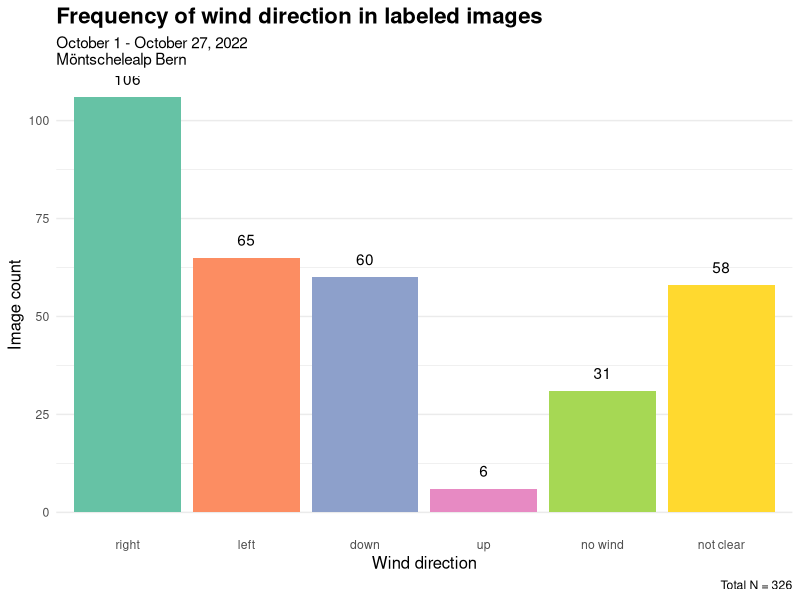
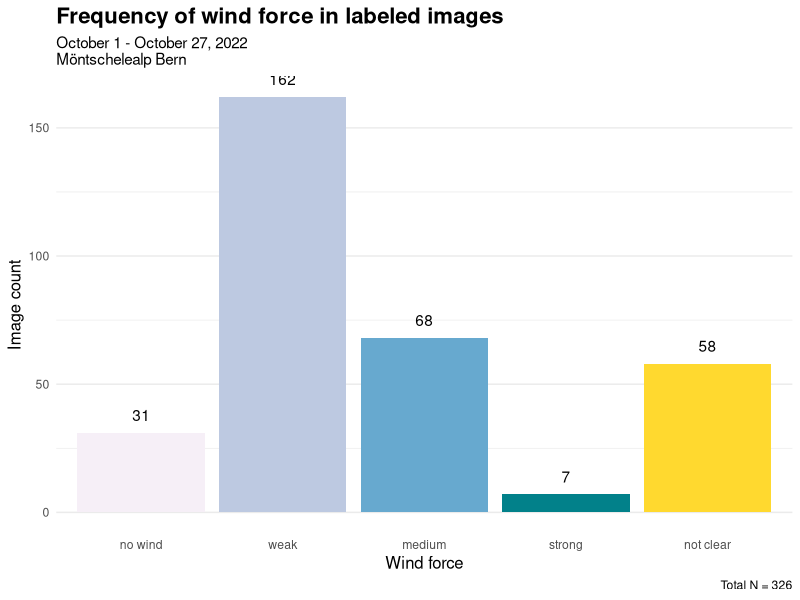
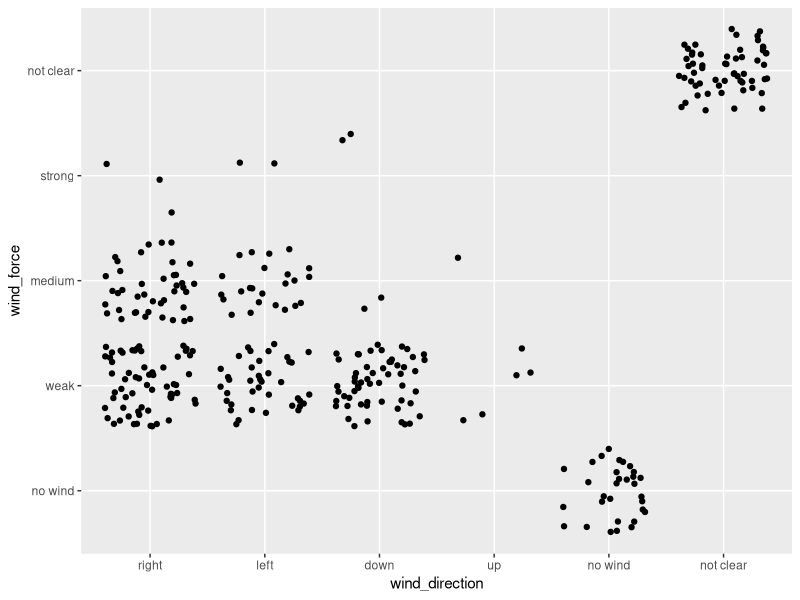
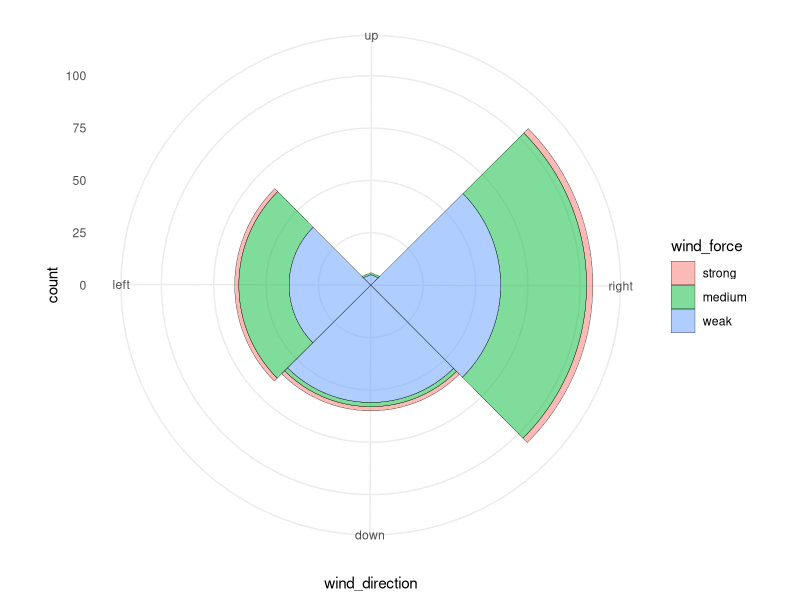
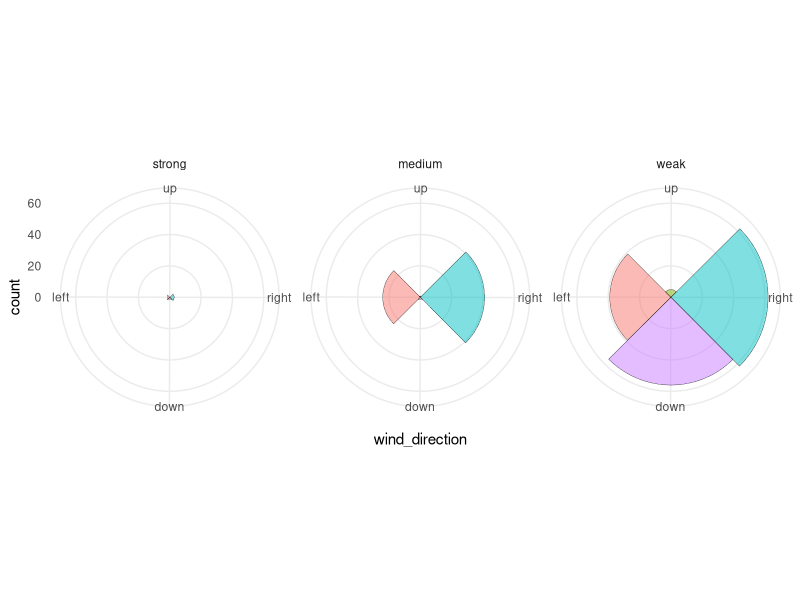
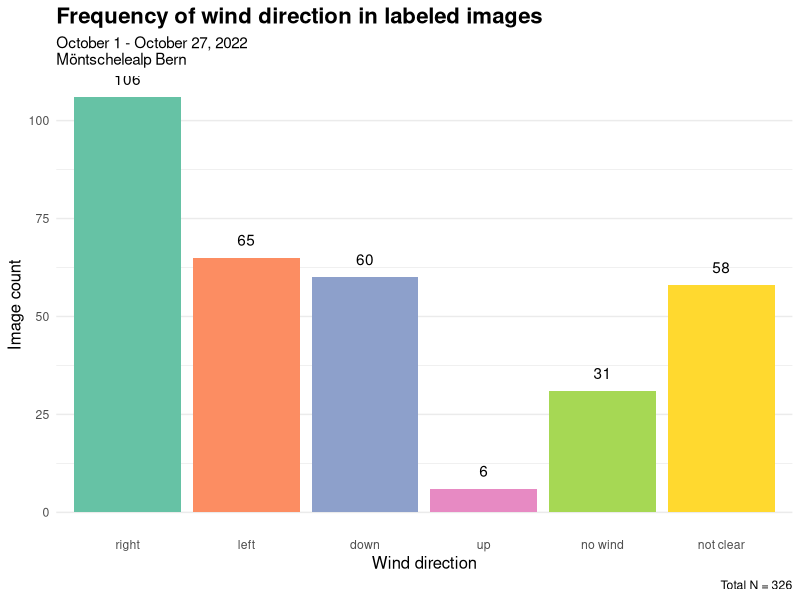
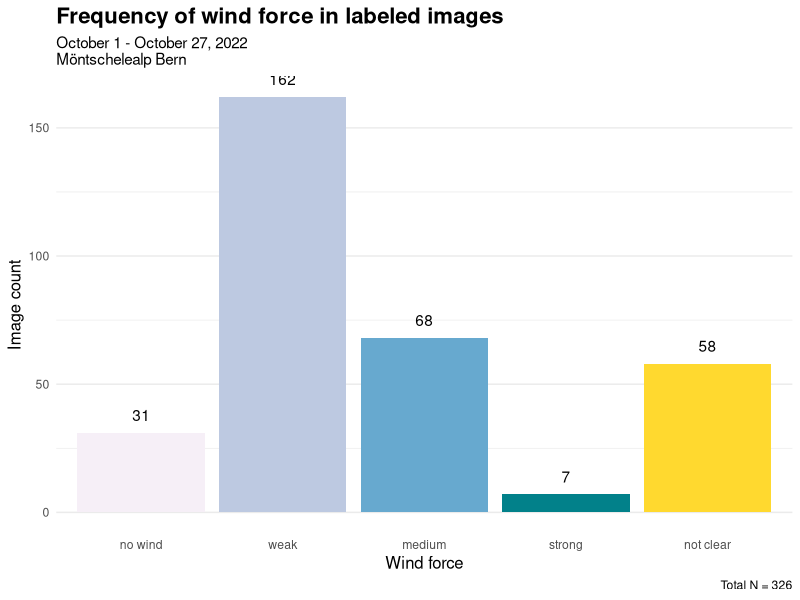

Here is the R script that generated these plots, in order:
library(tidyverse)

data <- read_csv("data/labels_old_camera.csv")

# Data wrangling
data_p <- data %>% 
  rename(img = ...1) %>% 
  filter(!is.na(wind_direction)) %>% 
  mutate(wind_direction = factor(wind_direction,
                                 levels = c("r", "l", "d", "u", "n", "0"),
                                 labels = c("right", "left", "down", "up", "no wind", "not clear")),
         wind_force = factor(wind_force,
                             levels = c("n", "w", "m", "s", "0"),
                             labels = c("no wind", "weak", "medium", "strong", "not clear"),
                             ordered = TRUE))


# Barplot of winddirections
ggplot(data = data_p)+
  geom_bar(stat = "count",
           mapping = aes(x = wind_direction,
                         fill = wind_direction))+
  geom_text(stat = "count",
            mapping = aes(x = wind_direction,
                          label = after_stat(count)),
            vjust=-1)+
  #viridis::scale_fill_viridis(discrete = T, option = "C") +
  scale_fill_manual(values=c('#66c2a5','#fc8d62','#8da0cb','#e78ac3','#a6d854','#ffd92f'))+
  
  labs(title = "Frequency of wind direction in labeled images",
       subtitle = "October 1 - October 27, 2022 \nMöntschelealp Bern",
       caption = paste("Total N =", as.character(nrow(data_p))))+
  xlab("Wind direction")+
  ylab("Image count")+
  
  theme_minimal()+
  theme(plot.title = element_text(size=16, face= "bold"), axis.title = element_text(size= 12),
        legend.position = "none",
        panel.grid.major.x = element_blank())
ggsave("wind_direction.png",height = 16.25, width = 24.75, units = "cm", dpi = "retina")


# Barplot of windforce
ggplot(data = data_p)+
  geom_bar(mapping = aes(x = wind_force,
                         fill = wind_force))+
  geom_text(stat = "count",
            mapping = aes(x = wind_force,
                          label = after_stat(count)),
            vjust=-1)+
  
  #viridis::scale_fill_viridis(discrete = T, option = "C") +
  scale_fill_manual(values=c('#f6eff7','#bdc9e1','#67a9cf','#02818a', '#ffd92f'))+
  
  labs(title = "Frequency of wind force in labeled images",
       subtitle = "October 1 - October 27, 2022 \nMöntschelealp Bern",
       caption = paste("Total N =", as.character(nrow(data_p))))+
  xlab("Wind force")+
  ylab("Image count")+
  
  theme_minimal()+
  theme(plot.title = element_text(size=16, face= "bold"), axis.title = element_text(size= 12),
        legend.position = "none",
        panel.grid.major.x = element_blank())
ggsave("wind_force.png",height = 16.25, width = 24.75, units = "cm", dpi = "retina")


ggplot(data = data_p)+
  geom_jitter(aes(wind_direction, wind_force))







data_p_r <- data %>% 
  rename(img = ...1) %>% 
  mutate(wind_direction = na_if(wind_direction, "0"),
         wind_force = na_if(wind_force, "0")) %>% 
  
  mutate(wind_direction = factor(wind_direction,
                                 #levels = c("r", "l", "d", "u"),
                                 #labels = c("right", "left", "down", "up")),
                                 levels = c("l", "u", "r", "d"),
                                 labels = c("left", "up", "right", "down")),
         wind_force = factor(wind_force,
                             #levels = c("w", "m", "s"),
                             levels = c("s", "m", "w"),
                             labels = c("strong", "medium", "weak"))) %>% 
  filter(!is.na(wind_direction), !is.na(wind_direction))







ggplot(data = data_p_r, aes(x = wind_direction, fill = wind_force))+
  geom_bar(stat="count",width=1,colour="black",size=0.1, alpha= 0.5)+
  coord_polar(theta = "x", start = 3.93)+
  theme_minimal()

ggplot(data = data_p_r, aes(x = wind_direction, fill = wind_direction))+
  geom_bar(stat="count",width=1,colour="black",size=0.1, alpha= 0.5)+
  coord_polar(theta = "x", start = 3.93)+
  facet_wrap(~wind_force)+
  theme_minimal()+
  theme(legend.position = "none")

# ggplot(data.frame(Rose), aes(x=Rose, fill=Rose))+
#   geom_bar(stat="count",width=1,colour="black",size=0.1, alpha= 0.5)+
#   coord_polar(theta = "x", start=6.0729, direction = 1)+
#   scale_color_discrete ()+
#   ggtitle("Frequency Wind Rose", subtitle= "March 1 - May 16, 2017 \n Saint Thomas University, Miami, FL") + 
#   xlab("Wind Direction Recorded Every Five Minutes")+
#   ylab("")+ guides(fill=guide_legend(title="Direction")) + 
#   theme(plot.title = element_text(size=18, face= "bold", color = "red"), axis.title.x = element_text(size= 7), axis.text.y=element_blank(), axis.ticks.y = element_blank())


